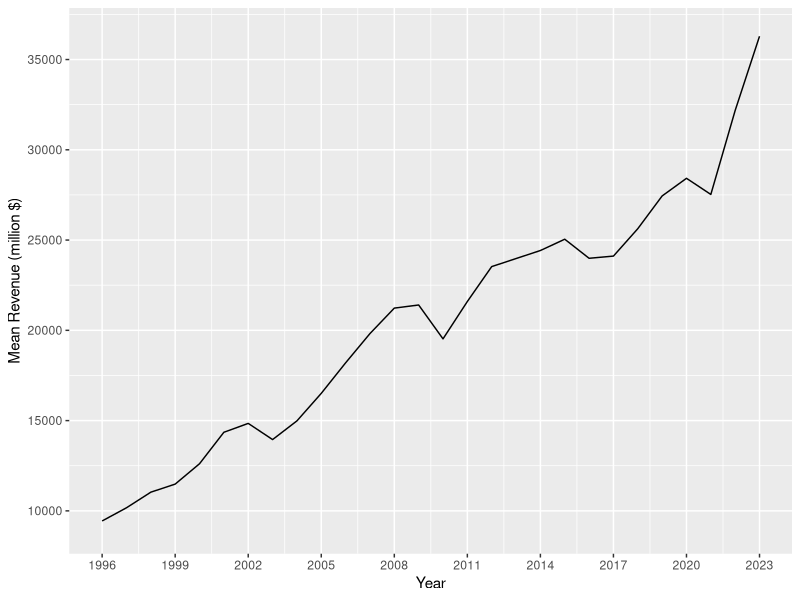
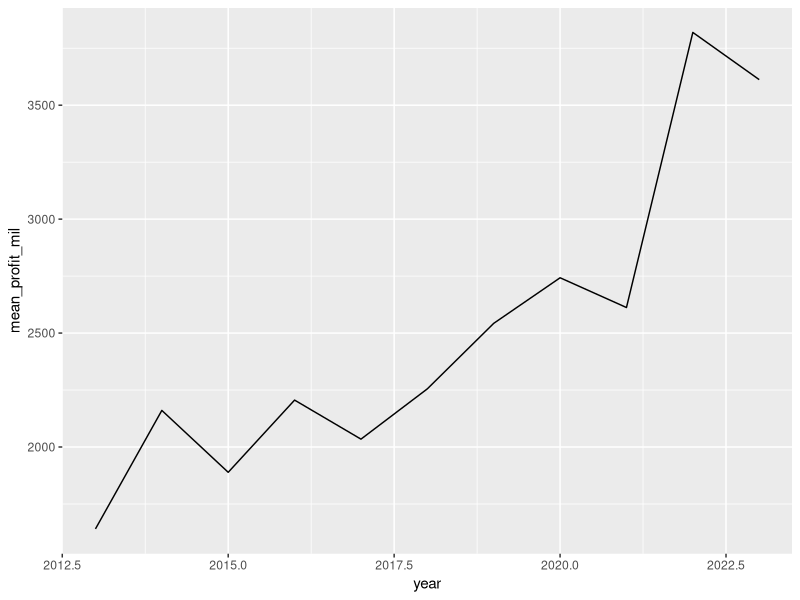
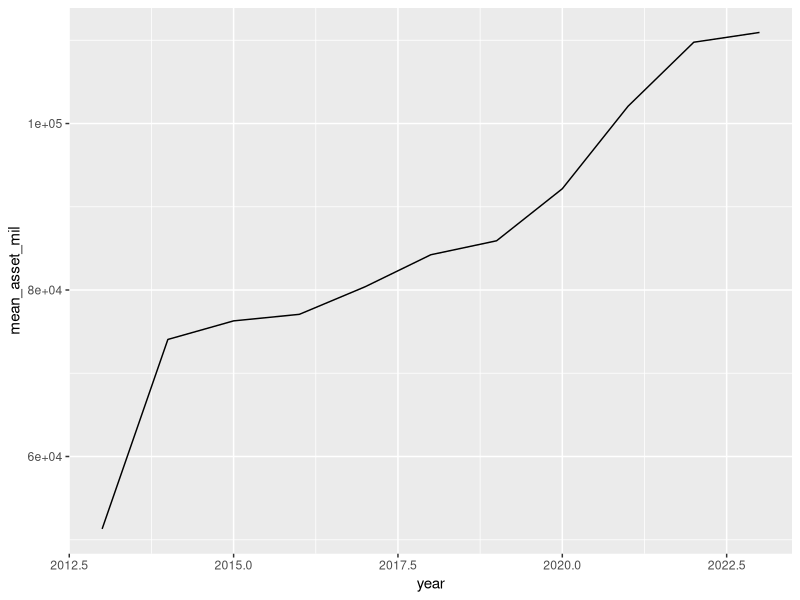

R code for these plots, in order:
## ---- chunk 1
#| message: false
#| warning: false
library(tidyverse)
library(dplyr)
library(readr)
library(forcats)
## ---- chunk 2
fortune <- read_csv('data/Cleaned Data.csv', show_col_types = FALSE) |>
  select(rank, year, revenue_mil, profit_mil, asset_mil) |>
  filter(rank <= 500)
## ---- chunk 3
revenue <- fortune |>
  summarize(mean_revenue_mil = mean(revenue_mil, na.rm = TRUE), .by = year)

revenue$mean_revenue_mil[revenue$year == 2013] <- mean(c(23529.903, 24421.006))
## ---- chunk 4
profit <- fortune |>
  filter(year >= 2013) |>
  summarize(mean_profit_mil = mean(profit_mil, na.rm = TRUE), .by = year)
## ---- chunk 5
asset <- fortune |>
  filter(year >= 2013) |>
  summarize(mean_asset_mil = mean(asset_mil, na.rm = TRUE), .by = year)
asset
## ---- chunk 6
revenue |>
  ggplot(aes(x = year, y = mean_revenue_mil)) +
  geom_line() +
  scale_x_continuous('Year',
                     breaks = c(1996,1999,2002,2005,2008,2011,2014,2017,2020,2023),
                     limits = c(1996,2023)) +
  scale_y_continuous('Mean Revenue (million $)',
                     breaks = c(10000,15000,20000,25000,30000,35000,40000),
                     limits = c(9000,36500))
## ---- chunk 7
profit |>
  ggplot(aes(x = year, y = mean_profit_mil)) +
  geom_line()
## ---- chunk 8
asset |>
  ggplot(aes(x = year, y = mean_asset_mil)) +
  geom_line()
